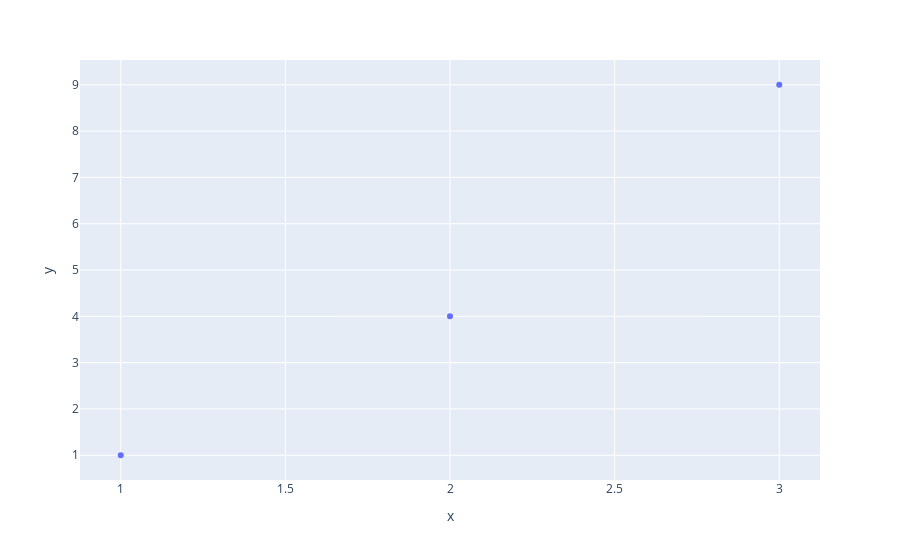

This figure's notebook cell:
### Markdown cell above
# Lab 12

_[General notebook information](https://computing-in-context.afeld.me/notebooks.html)_

### Code cell
import plotly.express as px
import plotly.io as pio

pio.renderers.default = "plotly_mimetype"

fig = px.scatter(x=[1, 2, 3], y=[1, 4, 9])

fig.show()

### Figure 1 — Plotly figure (JSON) as saved in the notebook; plotly's stock layout.template omitted (floating-point values rounded to 4 significant figures)
{"data": [{"hovertemplate": "x=%{x}<br>y=%{y}<extra></extra>", "legendgroup": "", "marker": {"color": "#636efa", "symbol": "circle"}, "mode": "markers", "name": "", "orientation": "v", "showlegend": false, "type": "scatter", "x": [1, 2, 3], "xaxis": "x", "y": [1, 4, 9], "yaxis": "y"}], "layout": {"legend": {"tracegroupgap": 0}, "margin": {"t": 60}, "xaxis": {"anchor": "y", "domain": [0, 1], "title": {"text": "x"}}, "yaxis": {"anchor": "x", "domain": [0, 1], "title": {"text": "y"}}}}
